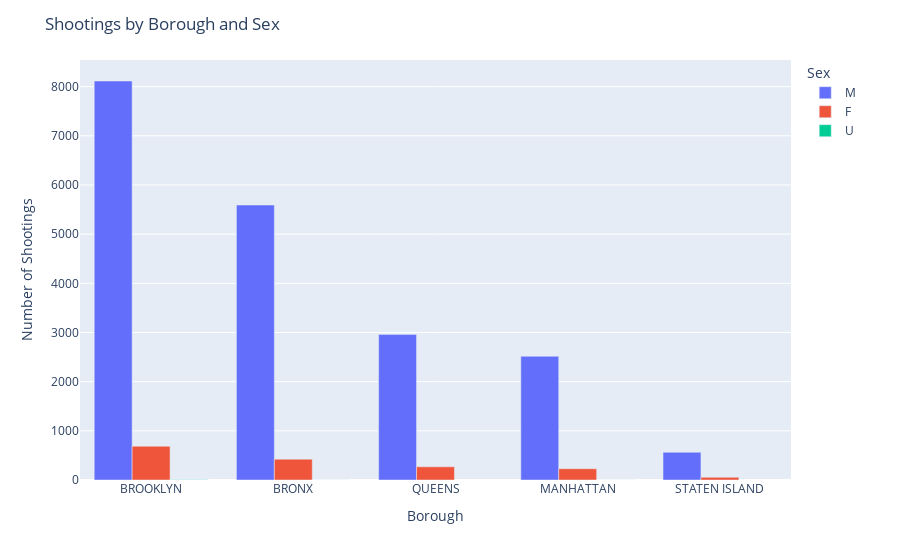

Notebook cell for this chart:
### Code cell
# Create the grouped bar chart
fig = px.bar(df10, x='boro', y='shooting_num', color='vic_sex', barmode='group',
             labels={'boro': 'Borough', 'shooting_num': 'Number of Shootings', 'vic_sex': 'Sex'})

# Update layout
fig.update_layout(title='Shootings by Borough and Sex', xaxis_title='Borough', yaxis_title='Number of Shootings')

# Show the plot
fig.show()

# Save the figure as an HTML file
fig.write_html("gender_groupbar.html")

### Figure 1 — Plotly figure (JSON) as saved in the notebook; plotly's stock layout.template omitted (floating-point values rounded to 4 significant figures)
{"data": [{"alignmentgroup": "True", "hovertemplate": "Sex=M         <br>Borough=%{x}<br>Number of Shootings=%{y}<extra></extra>", "legendgroup": "M         ", "marker": {"color": "#636efa", "pattern": {"shape": ""}}, "name": "M         ", "offsetgroup": "M         ", "orientation": "v", "showlegend": true, "textposition": "auto", "type": "bar", "x": ["BROOKLYN", "BRONX", "QUEENS", "MANHATTAN", "STATEN ISLAND"], "xaxis": "x", "y": [8115, 5593, 2961, 2517, 564], "yaxis": "y"}, {"alignmentgroup": "True", "hovertemplate": "Sex=F         <br>Borough=%{x}<br>Number of Shootings=%{y}<extra></extra>", "legendgroup": "F         ", "marker": {"color": "#EF553B", "pattern": {"shape": ""}}, "name": "F         ", "offsetgroup": "F         ", "orientation": "v", "showlegend": true, "textposition": "auto", "type": "bar", "x": ["BROOKLYN", "BRONX", "QUEENS", "MANHATTAN", "STATEN ISLAND"], "xaxis": "x", "y": [687, 424, 268, 229, 55], "yaxis": "y"}, {"alignmentgroup": "True", "hovertemplate": "Sex=U         <br>Borough=%{x}<br>Number of Shootings=%{y}<extra></extra>", "legendgroup": "U         ", "marker": {"color": "#00cc96", "pattern": {"shape": ""}}, "name": "U         ", "offsetgroup": "U         ", "orientation": "v", "showlegend": true, "textposition": "auto", "type": "bar", "x": ["BROOKLYN", "BRONX", "MANHATTAN"], "xaxis": "x", "y": [4, 2, 1], "yaxis": "y"}], "layout": {"barmode": "group", "legend": {"title": {"text": "Sex"}, "tracegroupgap": 0}, "margin": {"t": 60}, "title": {"text": "Shootings by Borough and Sex"}, "xaxis": {"anchor": "y", "domain": [0, 1], "title": {"text": "Borough"}}, "yaxis": {"anchor": "x", "domain": [0, 1], "title": {"text": "Number of Shootings"}}}}
